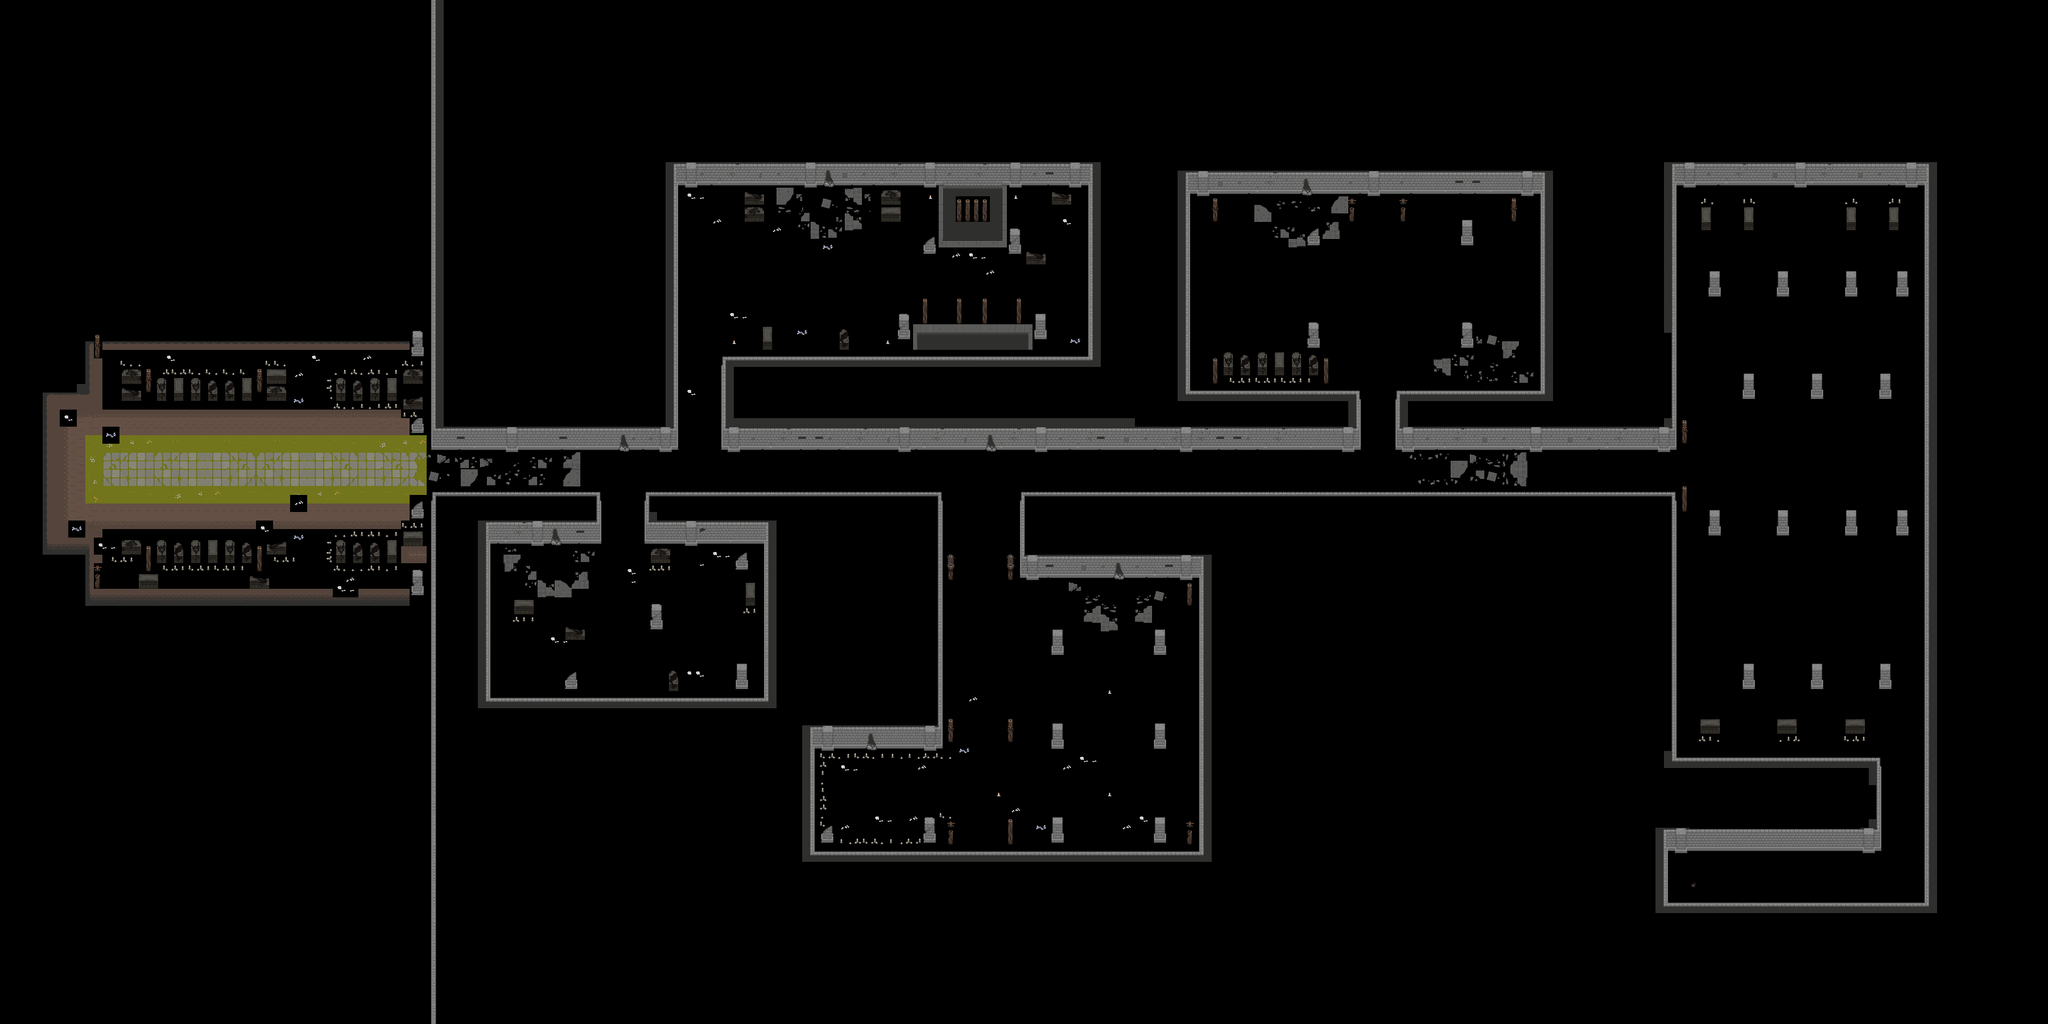

Below is a game level as drawn by its tile map, then a one-line description and the .tmx that defines it (tile-layer data replaced by summaries):
An orthogonal 240x120 tile map with 16x16 px tiles, 1 tile layer (Capa de patrones 2), 2 hidden layers not drawn.

<map version="1.10" tiledversion="1.11.0" orientation="orthogonal" renderorder="right-down" width="240" height="120" tilewidth="16" tileheight="16" infinite="0" nextlayerid="6" nextobjectid="1">
 <editorsettings>
  <export target="../niveles/nivel_1.csv" format="csv" />
 </editorsettings>
 <tileset firstgid="1" source="tile_definitivo.tsx" />
 <layer id="5" name="Capa de patrones 3" width="240" height="120" visible="0">
  <data>[28800 cells, 28800 non-empty, 1 distinct tile ids]</data>
 </layer>
 <layer id="1" name="Capa de patrones 1" width="240" height="120" visible="0" offsetx="0" offsety="0.00260417">
  <data>[28800 cells, 27974 non-empty, 138 distinct tile ids]</data>
 </layer>
 <layer id="2" name="Capa de patrones 2" width="240" height="120" offsetx="0" offsety="-0.0016572">
  <data>[28800 cells, 5082 non-empty, 477 distinct tile ids]</data>
 </layer>
</map>